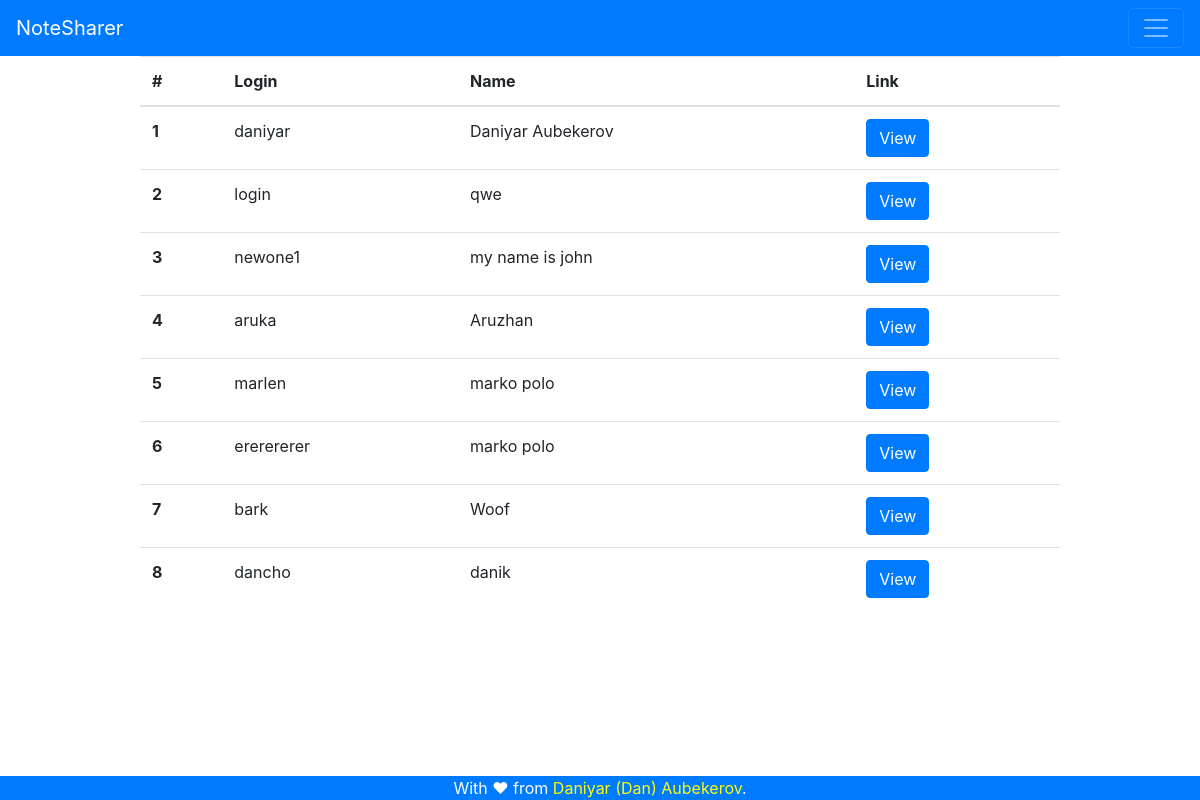
The app's page /users (signed in), older data.
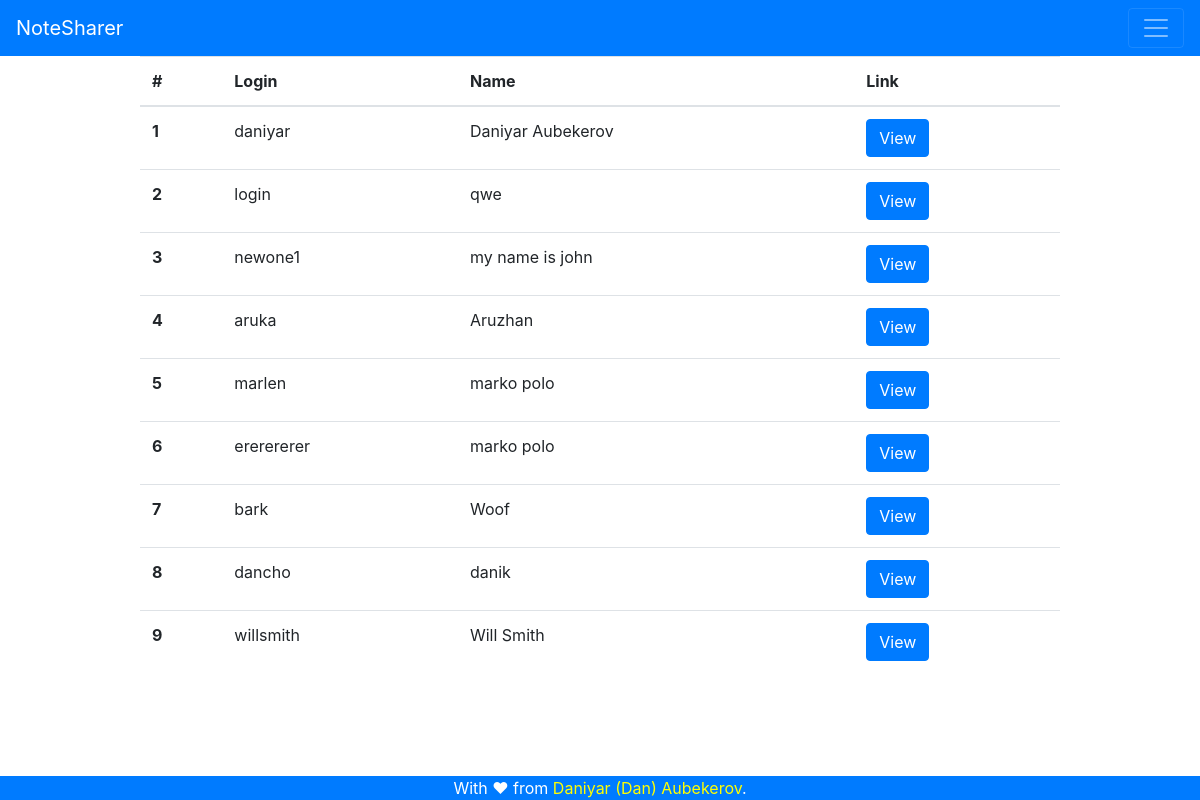
The same page, newer data.
### tables this page shows
CREATE TABLE 'accounts' (
'id' INTEGER PRIMARY KEY,
'login' VARCHAR(255),
'password' VARCHAR(255),
'name' VARCHAR(255)
, 'university' VARCHAR(255), 'github' VARCHAR(255));

### app.py (the view)
@app.route('/users')
def all_users():
    if (not session['user']):
        return render_template('404.html', error = 'You are not loged in to view this page')
    context = dict()
    db_connection = sqlite3.connect('database.db')
    cursor = db_connection.cursor()
    cursor.execute('SELECT * FROM accounts;')
    users = cursor.fetchall()
    cursor.close()
    context['users'] = users
    return render_template('all_users.html', context = context)

### templates/all_users.html (shortened to what this page needs)
{% extends 'base.html' %}
{% block body %}
    <div class="container">
        <div class="row">
            <div class="col-sm-1"></div>
            <div class="col-lg-10">
                <table class="table table-hover">
                    <thead>
                        <tr>
                        <th scope="col">#</th>
                        <th scope="col">Login</th>
                        <th scope="col">Name</th>
                        <th scope="col">Link</th>
                        </tr>
                    </thead>
                    <tbody>
                        {% for user in context['users'] %}
                            <tr>
                                <th scope="row">{{user[0]}}</th>
                                <td>{{user[1]}}</td>
                                <td>{{user[3]}}</td>
                                <td><a href = "{{url_for('user', login = user[1])}}" class = "btn btn-primary">View</a></td>
                            </tr>
                        {% endfor %}
                    </tbody>
                </table>
            </div>
            <div class="col-sm-1"></div>
        </div>
    </div>
{% endblock %}

Row changes from the older to the newer data that the page shows:
added accounts: id "9", login "willsmith", name "Will Smith"
